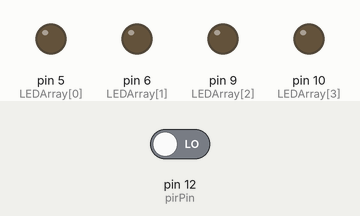
Simulated run of this sketch. Board: Arduino Uno, built with avr-gcc and run on an emulated ATmega328P. Shown: output pins drawn as LEDs (lit = HIGH). The inputs (shaded band) are chosen by the test bench; at power-on: pin 12 (pirPin) LOW.

Above: at 1.2 s.
1.3 s: pin 12 (pirPin) driven HIGH
At 2.1 s:
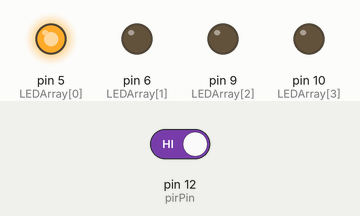
At 4.7 s:
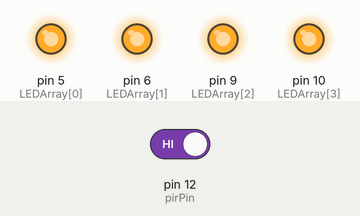
10.3 s: pin 12 (pirPin) driven LOW
At 11.0 s:
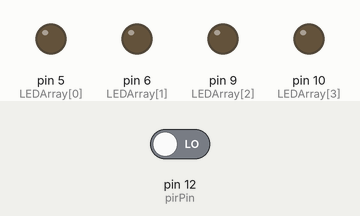
Timing chart, 0 to 13.3 s (numbered marks = the images above; inputs shaded):
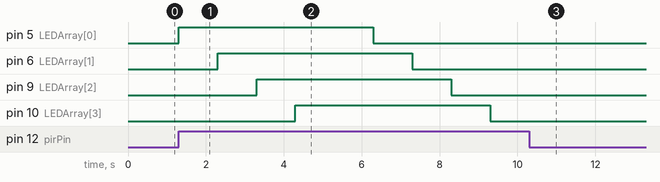

The sketch:

A25_E4.ino
```cpp
int LEDArray[] = {5, 6, 9, 10};
int numOfLEDs = 4;
int pirState = LOW;
int pirVal = 0;
int pirPin = 12;

void setup()
{
  Serial.begin(9600);
  pinMode(pirPin, INPUT);
  int i;
  for(i = 0; i < numOfLEDs; i++)
  {
    pinMode(LEDArray[i], OUTPUT);
  }
}

void loop()
{
  pirVal = digitalRead(pirPin);
  int i;
  if (pirVal == HIGH)
  {
    for (i= 0; i < numOfLEDs; i++)
    {
      analogWrite(LEDArray[i], 255);
      delay (1000);
    }
    delay (1000);
    for (i= 0; i < numOfLEDs; i++)
    {
      analogWrite(LEDArray[i], 0);
      delay (1000);
    }
    if (pirState == LOW)
    {
      pirState = HIGH;
    }
  }
  else
  {
    analogWrite(LEDArray[0], 0);
    analogWrite(LEDArray[1], 0);
    analogWrite(LEDArray[2], 0);
    analogWrite(LEDArray[3], 0);
    if (pirState == HIGH)
    {
      pirState = LOW;
    }
   }
}
```

Measured:
- after the input at 1.3 s, pin 5 (LEDArray[0]): LOW → HIGH at once, → LOW 5.0 s later; pin 6 (LEDArray[1]): LOW → HIGH after 1.0 s, → LOW 5.0 s later; pin 9 (LEDArray[2]): LOW → HIGH after 2.0 s, → LOW 5.0 s later; pin 10 (LEDArray[3]): LOW → HIGH after 3.0 s, → LOW 5.0 s later
- after the input at 10.3 s, pin 5 (LEDArray[0]): stays LOW (without the input it goes to HIGH after 0.00 s); pin 6 (LEDArray[1]): stays LOW (without the input it goes to HIGH after 1.0 s); pin 9 (LEDArray[2]): stays LOW (without the input it goes to HIGH after 2.0 s); pin 10 (LEDArray[3]): stays LOW (without the input it goes to HIGH after 3.0 s)
